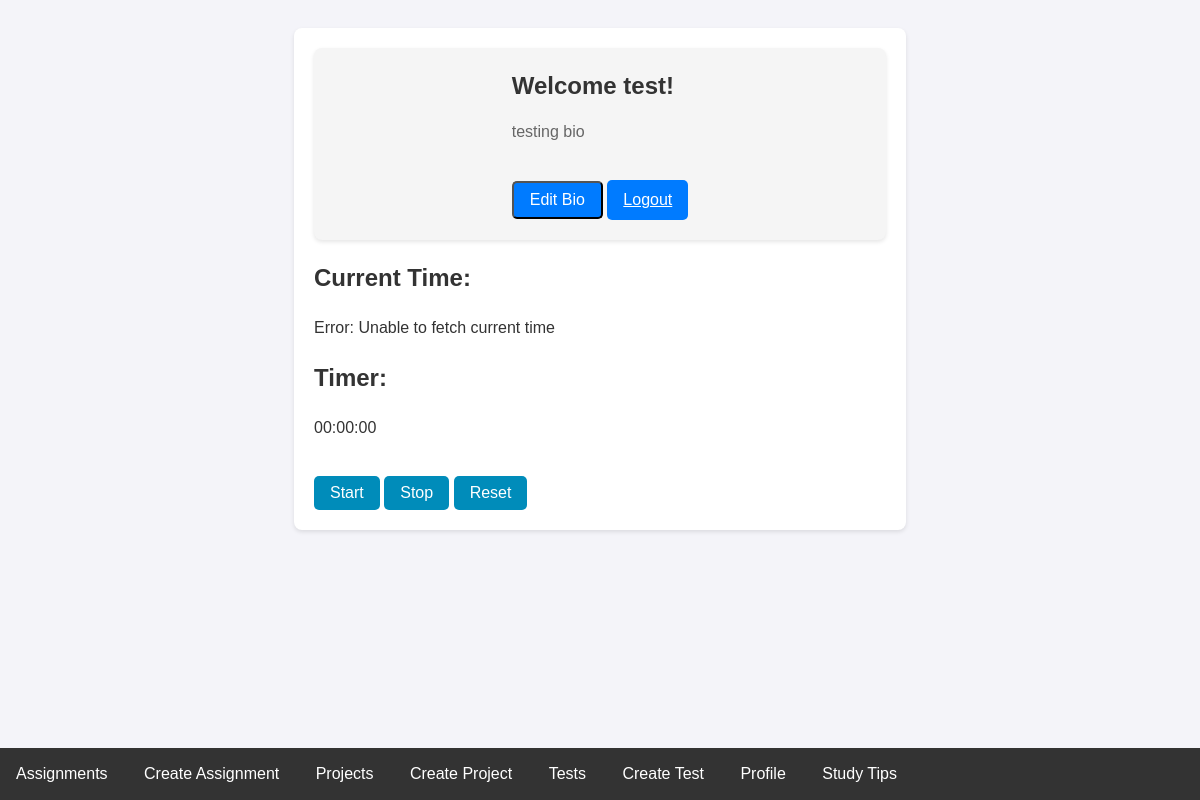
Page /profile/ (signed in) on the earlier database version.
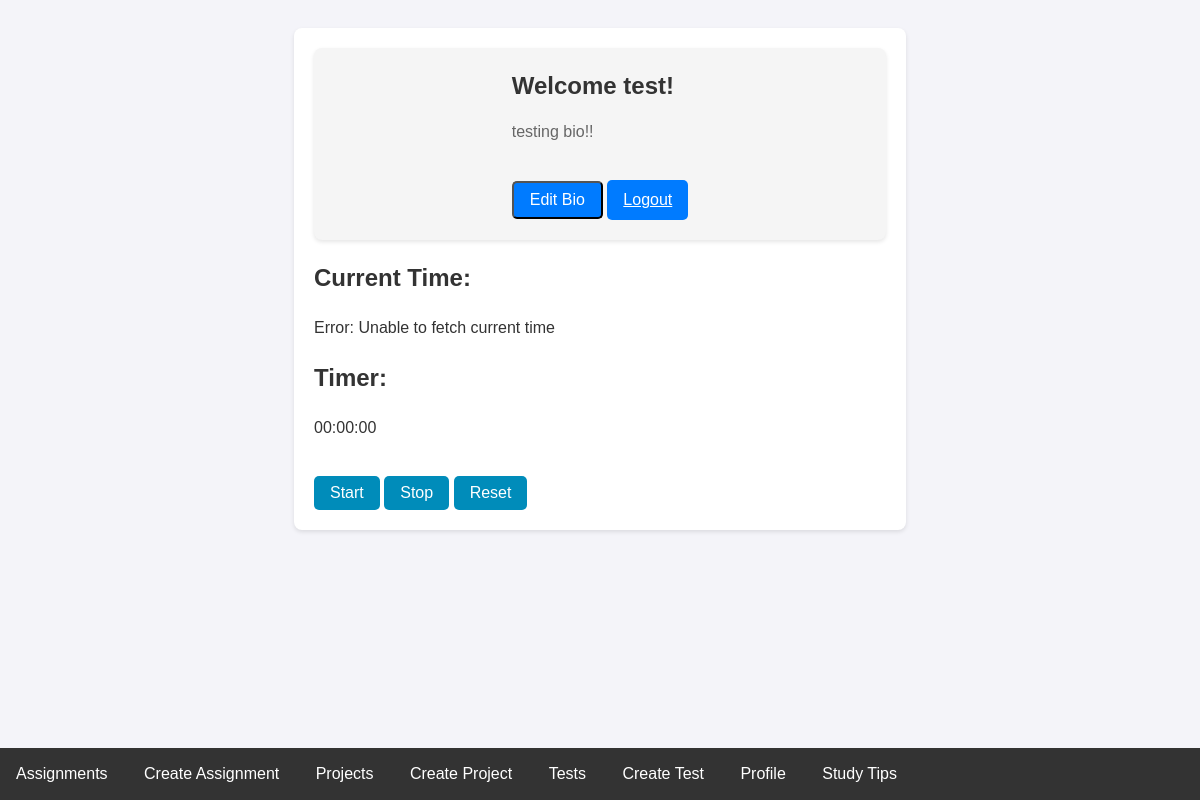
Same page on the later database version.
### studytrackerapp/models.py (models this page shows, shortened)
class UserProfile(models.Model):
    user = models.OneToOneField(User, on_delete=models.CASCADE)
    bio = models.TextField(null=True, blank=True)

### studytrackerapp/views.py (the view)
# urls.py: path('profile/', profile_view, name='profile'),
@login_required
def profile_view(request):
    try:
        user_profile = UserProfile.objects.get(user=request.user)
    except UserProfile.DoesNotExist:
        user_profile = UserProfile.objects.create(user=request.user)
    if request.method == 'POST':
        form = BioUpdateForm(request.POST, instance=user_profile)
        if form.is_valid():
            form.save()
            return redirect('profile')
    else:
        form = BioUpdateForm(instance=user_profile)
    return render(request, 'profile.html', {'user_profile': user_profile, 'form': form})

### studytrackerapp/templates/profile.html (shortened to what this page needs)
{% extends 'base.html' %}
{% block content %}
<div class="container">
    <div class="profile-header">
        <div class="profile-details">
            <h1>Welcome {{ user_profile.user.username }}!</h1>
            <p>{{ user_profile.bio }}</p>
            <button onclick="toggleBioForm()" class="edit-bio-button">Edit Bio</button>
            <a href="{% url 'logout' %}" class="logout-link">Logout</a>
        </div>
    </div>
    <div class="current-info">
        <h2>Current Time:</h2>
        <p id="current-time"></p>
    </div>
    <div class="timer-section">
        <h2>Timer:</h2>
        <p id="timer">00:00:00</p>
        <button onclick="startTimer()" class="timer-button start-button">Start</button>
        <button onclick="stopTimer()" class="timer-button stop-button">Stop</button>
        <button onclick="resetTimer()" class="timer-button reset-button">Reset</button>
    </div>
</div>
{% endblock %}

Differences in the rows shown:
changed UserProfile "test": bio "testing bio" → "testing bio!!"
